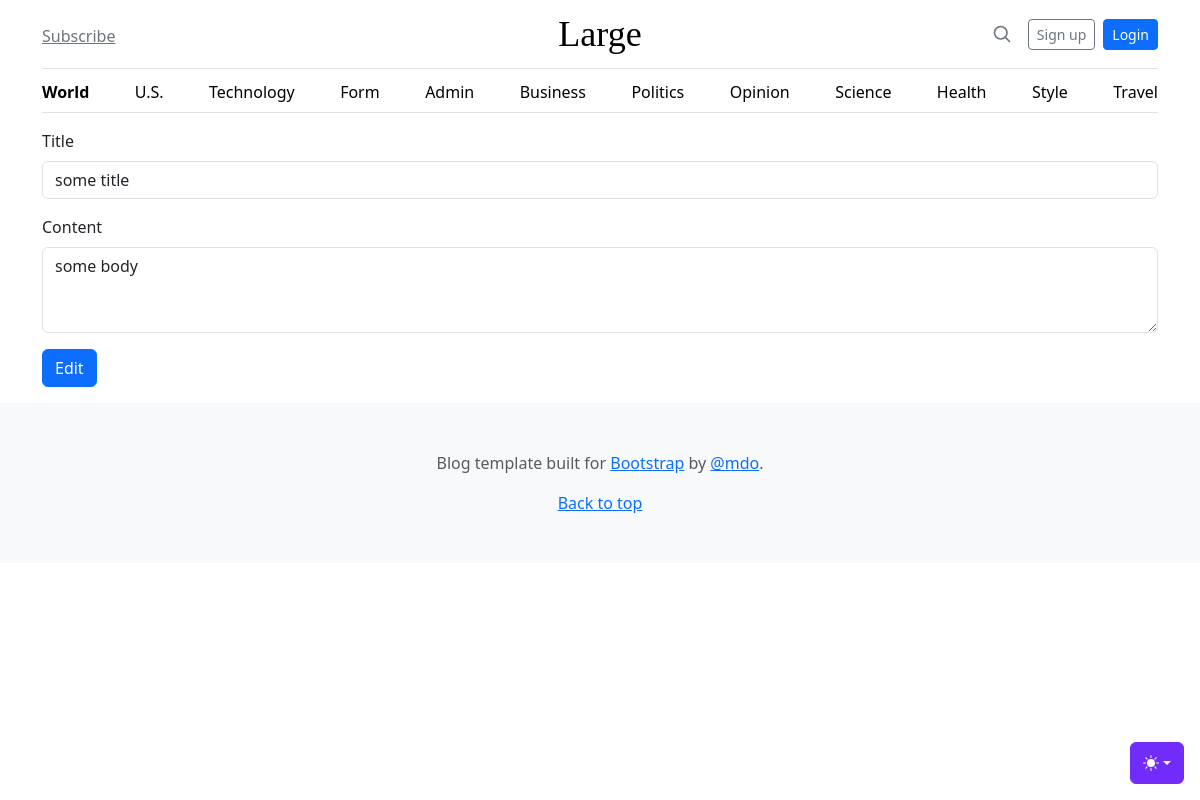
Page /admin/posts/edit?id=1 on the earlier database version.
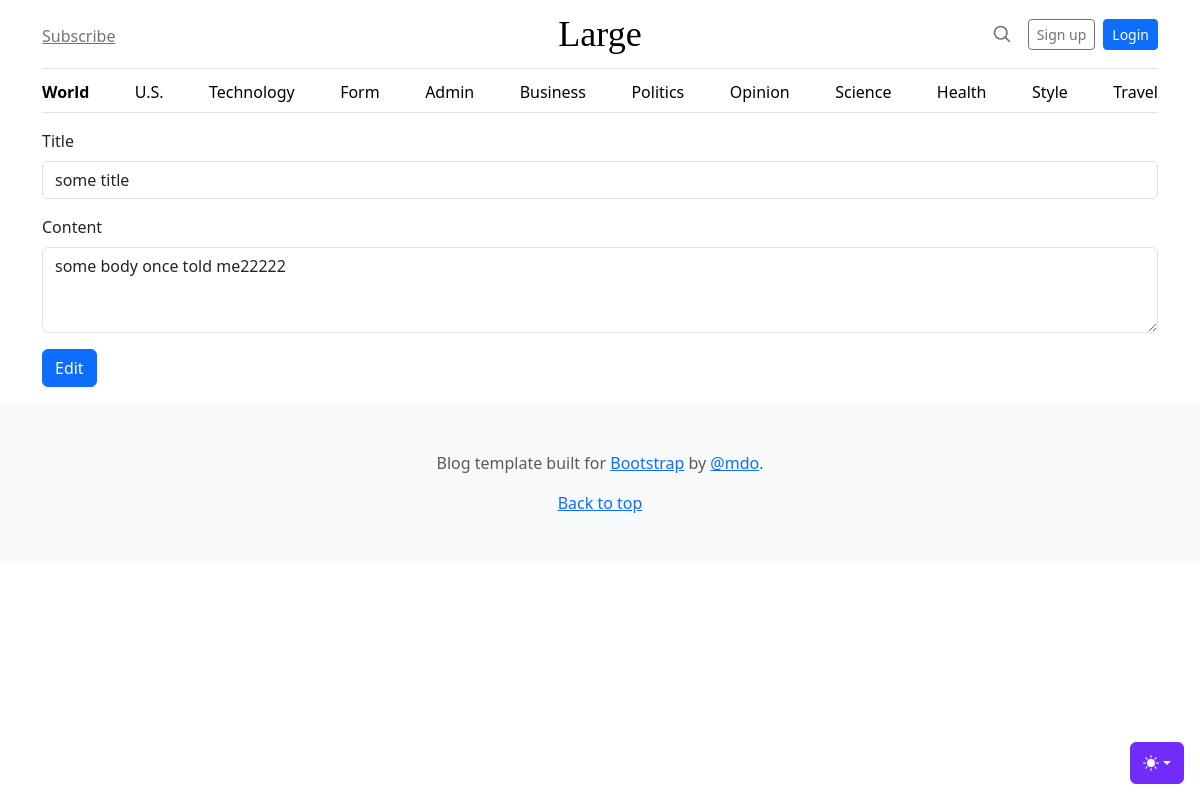
Same page on the later database version.
### tables this page shows
CREATE TABLE "posts"
(
    id    integer
        constraint posts_pk
            primary key autoincrement,
    title text not null,
    body  text not null
, created_at TEXT, updated_at TEXT);

### src/Route.php (called while the page is built, shortened)
<?php
class Route {
    public function __construct($method, $path, $action)
    {
        $this->method = $method;
        $this->path = $path;
        $this->action = $action;
    }
}

### src/Router.php (called while the page is built, shortened)
<?php
class Router {
    private static $routes = [];
    private $path;
    private $method;
    public function __construct($path, $method)
    {
        $this->path = parse_url($path, PHP_URL_PATH);
        $this->method = $method;
    }
    public function match(){
        foreach(self::$routes as $route){
            if($route->path === $this->path && $route->method === $this->method){
                return $route;
            }
        }
        return false;
    }
    public static function addRoute($method, $path, $action){
        self::$routes[] = new Route($method, $path, $action);
    }
}

### helpers.php (called while the page is built, shortened)
<?php
function view($viewName, $vars=[]){
    extract($vars);
    include __DIR__ . "/views/$viewName.php";
}
function auth(){
    return false;
}

### src/Controllers/PostsController.php (called while the page is built, shortened)
<?php
class PostsController
{
    public function edit(){
        $post = Post::find($_GET['id']);
        view('posts/edit', compact('post'));
    }
}

### src/DB.php (called while the page is built, shortened)
<?php
class DB
{
    private $conn;
    public function __construct()
    {
        try {
            $this->conn = new PDO('sqlite:' . __DIR__ . '/../db.sqlite');
            $this->conn->setAttribute(PDO::ATTR_ERRMODE, PDO::ERRMODE_EXCEPTION);
        } catch (PDOException $e) {
            echo "Connection failed: " . $e->getMessage();
        }
    }
    public function find($table, $class, $id)
    {
        $stmt = $this->conn->prepare("SELECT * FROM $table WHERE id=$id");
        $stmt->execute();
        $stmt->setFetchMode(PDO::FETCH_CLASS, $class);
        return $stmt->fetch();
    }
}

### src/Models/Model.php (called while the page is built, shortened)
<?php
class Model {
    public static $table;
    public static function find($id){
        $db = new DB();
        return $db->find(static::$table, static::class, $id);
    }
}

### views/posts/edit.php (the view)
<?php include __DIR__ . '/../partials/header.php'; ?>
<main class="container">
    <form method="POST" action="/admin/posts/edit?id=<?=$post->id?>">
        <div class="mb-3">
            <label for="title" class="form-label">Title</label>
            <input name="title" type="text" class="form-control" id="title" value="<?=$post->title?>">
        </div>
        <div class="mb-3">
            <label for="body" class="form-label">Content</label>
            <textarea name="body" class="form-control" id="body" rows="3"><?=$post->body?></textarea>
        </div>
        <div class="mb-3">
            <input type="submit" class="btn btn-primary" value="Edit">
        </div>
    </form>
</main>
<?php include __DIR__ .  '/../partials/footer.php'; ?>

### public/index.php (shortened to what this page needs)
<?php
require __DIR__ . '/../helpers.php';
$router = new App\Router($_SERVER['REQUEST_URI'], $_SERVER['REQUEST_METHOD']);
$match = $router->match();
if($match){
    if(is_callable($match->action)) {
        call_user_func($match->action);
    } else if (is_array($match->action) && count($match->action) === 2){
        $controller = new $class();
        $method = $match->action[1];
        $controller->$method();
    }
} else {
    echo 'ERROR 404';
}

### views/partials/header.php (shortened to what this page needs)
<!doctype html>
<html lang="en" data-bs-theme="auto">
<head>
  <link rel="stylesheet" href="https://cdn.jsdelivr.net/npm/@docsearch/css@3">
  <link href="/assets/dist/css/bootstrap.min.css" rel="stylesheet">
  <link href="/blog.css" rel="stylesheet">
</head>
<body>
  <div class="dropdown position-fixed bottom-0 end-0 mb-3 me-3 bd-mode-toggle">
    <button class="btn btn-bd-primary py-2 dropdown-toggle d-flex align-items-center" id="bd-theme" type="button"
      aria-expanded="false" data-bs-toggle="dropdown" aria-label="Toggle theme (auto)">
      <svg class="bi my-1 theme-icon-active" width="1em" height="1em">
        <use href="#circle-half"></use>
      </svg>
    </button>
  </div>
  <div class="container">
    <header class="border-bottom lh-1 py-3">
      <div class="row flex-nowrap justify-content-between align-items-center">
        <div class="col-4 pt-1">
          <a class="link-secondary" href="#">Subscribe</a>
        </div>
        <div class="col-4 text-center">
          <a class="blog-header-logo text-body-emphasis text-decoration-none" href="#">Large</a>
        </div>
        <div class="col-4 d-flex justify-content-end align-items-center">
          <a class="link-secondary" href="#" aria-label="Search">
            <svg xmlns="http://www.w3.org/2000/svg" width="20" height="20" fill="none" stroke="currentColor"
              stroke-linecap="round" stroke-linejoin="round" stroke-width="2" class="mx-3" role="img"
              viewBox="0 0 24 24">
              <title>Search</title>
              <circle cx="10.5" cy="10.5" r="7.5" />
              <path d="M21 21l-5.2-5.2" />
            </svg>
          </a>
          <?php if (auth()): ?>
            <div class="dropdown">
              <button class="btn btn-secondary dropdown-toggle" type="button" data-bs-toggle="dropdown" aria-expanded="false">
                <?=auth()->email?>
              </button>
              <ul class="dropdown-menu">
                <li><a class="dropdown-item" href="/logout">Logout</a></li>
              </ul>
            </div>
          <?php else: ?>
            <a class="btn btn-sm btn-outline-secondary" href="/register">Sign up</a>
            <a class="btn btn-sm btn-primary ms-2" href="/login">Login</a>
          <?php endif; ?>
        </div>
      </div>
    </header>
    <?php include 'nav.php'; ?>
  </div>

### views/partials/nav.php
<div class="nav-scroller py-1 mb-3 border-bottom">
    <nav class="nav nav-underline justify-content-between">
        <a class="nav-item nav-link link-body-emphasis active" href="/">World</a>
        <a class="nav-item nav-link link-body-emphasis" href="/us">U.S.</a>
        <a class="nav-item nav-link link-body-emphasis" href="/tech">Technology</a>
        <a class="nav-item nav-link link-body-emphasis" href="/form">Form</a>
        <a class="nav-item nav-link link-body-emphasis" href="/admin/posts">Admin</a>
        <a class="nav-item nav-link link-body-emphasis" href="#">Business</a>
        <a class="nav-item nav-link link-body-emphasis" href="#">Politics</a>
        <a class="nav-item nav-link link-body-emphasis" href="#">Opinion</a>
        <a class="nav-item nav-link link-body-emphasis" href="#">Science</a>
        <a class="nav-item nav-link link-body-emphasis" href="#">Health</a>
        <a class="nav-item nav-link link-body-emphasis" href="#">Style</a>
        <a class="nav-item nav-link link-body-emphasis" href="#">Travel</a>
    </nav>
</div>

### views/partials/footer.php (shortened to what this page needs)
<footer class="py-5 text-center text-body-secondary bg-body-tertiary">
    <p>Blog template built for <a href="https://getbootstrap.com/">Bootstrap</a> by <a
        href="https://twitter.com/mdo">@mdo</a>.</p>
    <p class="mb-0">
      <a href="#">Back to top</a>
    </p>
  </footer>
</body>
</html>

### public/blog.css (style rules this page uses)
.blog-header-logo { font-family: "Playfair Display", Georgia, "Times New Roman", serif; font-size: 2.25rem; }

### views/partials/header.php (style rules this page uses)
.bi { vertical-align: -.125em; fill: currentColor; }
.nav-scroller { position: relative; z-index: 2; height: 2.75rem; overflow-y: hidden; }
.nav-scroller .nav { display: flex; flex-wrap: nowrap; padding-bottom: 1rem; margin-top: -1px; overflow-x: auto; text-align: center; white-space: nowrap; -webkit-overflow-scrolling: touch; }
.btn-bd-primary { --bd-violet-bg: #712cf9; --bd-violet-rgb: 112.520718, 44.062154, 249.437846; --bs-btn-font-weight: 600; --bs-btn-color: var(--bs-white); --bs-btn-bg: var(--bd-violet-bg); --bs-btn-border-color: var(--bd-violet-bg); --bs-btn-hover-color: var(--bs-white); --bs-btn-hover-bg: #6528e0; --bs-btn-hover-border-color: #6528e0; --bs-btn-focus-shadow-rgb: var(--bd-violet-rgb); --bs-btn-active-color: var(--bs-btn-hover-color); --bs-btn-active-bg: #5a23c8; --bs-btn-active-border-color: #5a23c8; }
.bd-mode-toggle { z-index: 1500; }

Differences in the rows shown:
changed posts "some title": body "some body" → "some body once told me22222"
